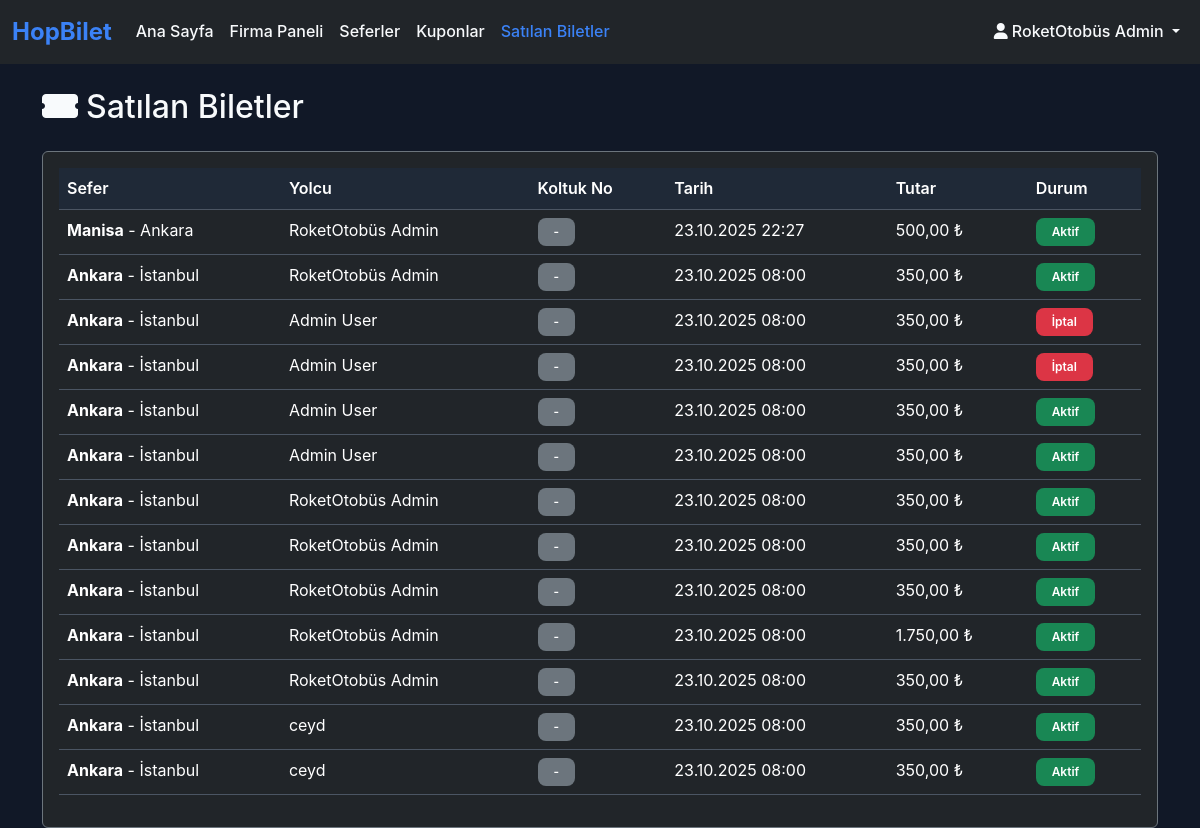
The app's page /company/company_tickets.php (signed in), older data.
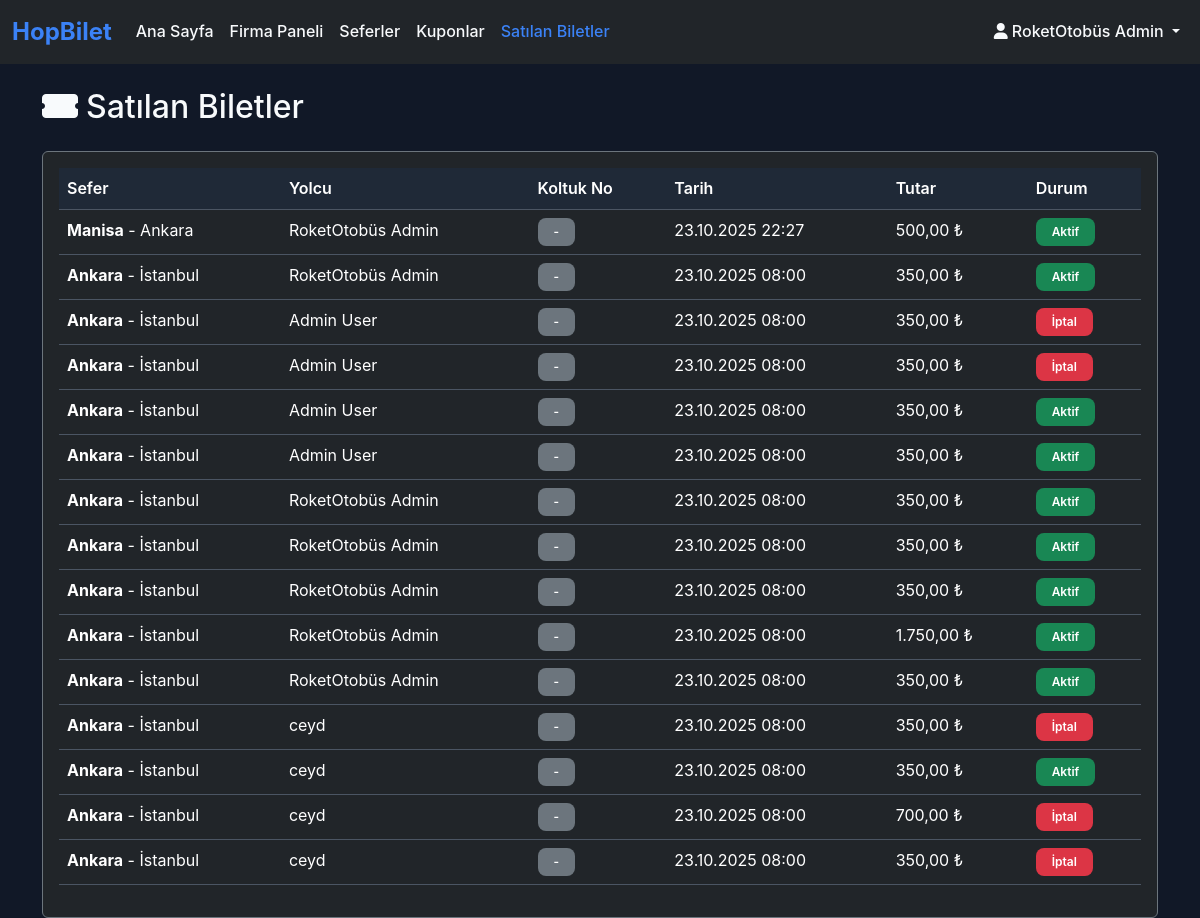
The same page, newer data.
### tables this page shows
CREATE TABLE tickets (
            id INTEGER PRIMARY KEY AUTOINCREMENT,
            trip_id INTEGER NOT NULL,
            user_id INTEGER NOT NULL,
            status TEXT DEFAULT 'active' CHECK(status IN ('active', 'cancelled', 'expired')),
            total_price DECIMAL(10,2) NOT NULL,
            created_at DATETIME DEFAULT CURRENT_TIMESTAMP,
            FOREIGN KEY (trip_id) REFERENCES trips(id),
            FOREIGN KEY (user_id) REFERENCES users(id)
        );

CREATE TABLE trips (
            id INTEGER PRIMARY KEY AUTOINCREMENT,
            company_id INTEGER NOT NULL,
            destination_city VARCHAR(50) NOT NULL,
            departure_city VARCHAR(50) NOT NULL,
            departure_time DATETIME NOT NULL,
            arrival_time DATETIME NOT NULL,
            price DECIMAL(10,2) NOT NULL,
            capacity INTEGER DEFAULT 45,
            created_date DATETIME DEFAULT CURRENT_TIMESTAMP,
            FOREIGN KEY (company_id) REFERENCES bus_companies(id)
        );

CREATE TABLE users (
            id INTEGER PRIMARY KEY AUTOINCREMENT,
            full_name VARCHAR(100) NOT NULL,
            email VARCHAR(100) UNIQUE NOT NULL,
            role TEXT DEFAULT 'user' CHECK(role IN ('user', 'company', 'admin')),
            password VARCHAR(255) NOT NULL,
            company_id INTEGER,
            balance DECIMAL(10,2) DEFAULT 0.00,
            created_at DATETIME DEFAULT CURRENT_TIMESTAMP,
            FOREIGN KEY (company_id) REFERENCES bus_companies(id)
        );

### includes/functions.php (called while the page is built, shortened)
<?php
function h($string) {
    return htmlspecialchars($string ?? '', ENT_QUOTES, 'UTF-8');
}
function formatDate($date, $format = 'd.m.Y H:i') {
    return date($format, strtotime($date));
}
function formatPrice($price) {
    $normalizedPrice = is_numeric($price) ? (float)$price : 0.0;
    return number_format($normalizedPrice, 2, ',', '.') . ' ₺';
}
?>

### company/company_tickets.php (the view, shortened to what this page needs)
<?php
require_once '../config/database.php';
require_once '../includes/functions.php';
$company_id = $_SESSION['company_id'];
$stmt = $pdo->prepare("
    SELECT t.id, t.trip_id, t.user_id, t.status, t.total_price,
           tr.departure_city, tr.destination_city, tr.departure_time, tr.capacity,
           u.full_name as passenger_name
    FROM tickets t
    JOIN trips tr ON t.trip_id = tr.id
    JOIN users u ON t.user_id = u.id
    WHERE tr.company_id = ?
    ORDER BY tr.departure_time DESC
");
$stmt->execute([$company_id]);
$tickets = $stmt->fetchAll();
?>
<!DOCTYPE html>
<html lang="tr">
<head>
    <link href="https://cdn.jsdelivr.net/npm/bootstrap@5.3.0/dist/css/bootstrap.min.css" rel="stylesheet">
    <link href="https://cdnjs.cloudflare.com/ajax/libs/font-awesome/6.0.0/css/all.min.css" rel="stylesheet">
    <link href="../assets/css/style.css" rel="stylesheet">
</head>
<body class="dark-theme">
    <?php require_once '../includes/company_navbar.php'; ?>
    <div class="container mt-4">
        <h2 class="text-white mb-4">
            <i class="fas fa-ticket-alt me-2"></i>Satılan Biletler
        </h2>
        <div class="card bg-dark border-secondary">
            <div class="card-body">
                <?php if (empty($tickets)): ?>
                    <div class="text-center py-4">
                        <i class="fas fa-ticket-alt fa-3x text-muted mb-3"></i>
                        <h5 class="text-white">Henüz Satılan Bilet Bulunmuyor</h5>
                    </div>
                <?php else: ?>
                    <div class="table-responsive">
                        <table class="table table-dark table-hover">
                            <thead>
                                <tr>
                                    <th>Sefer</th>
                                    <th>Yolcu</th>
                                    <th>Koltuk No</th>
                                    <th>Tarih</th>
                                    <th>Tutar</th>
                                    <th>Durum</th>
                                </tr>
                            </thead>
                            <tbody>
                                <?php foreach ($tickets as $ticket): ?>
                                    <tr>
                                        <td>
                                            <strong><?php echo h($ticket['departure_city']); ?></strong> -
                                            <?php echo h($ticket['destination_city']); ?>
                                        </td>
                                        <td><?php echo h($ticket['passenger_name']); ?></td>
                                        <td>
                                            <span class="badge bg-secondary">-</span>
                                        </td>
                                        <td><?php echo formatDate($ticket['departure_time']); ?></td>
                                        <td><?php echo formatPrice($ticket['total_price']); ?></td>
                                        <td>
                                            <?php
                                            $status_class = $ticket['status'] == 'active' ? 'success' : 'danger';
                                            $status_text = $ticket['status'] == 'active' ? 'Aktif' : 'İptal';
                                            ?>
                                            <span class="badge bg-<?php echo $status_class; ?>">
                                                <?php echo $status_text; ?>
                                            </span>
                                        </td>
                                    </tr>
                                <?php endforeach; ?>
                            </tbody>
                        </table>
                    </div>
                <?php endif; ?>
            </div>
        </div>
    </div>
</body>
</html>

Row changes from the older to the newer data that the page shows:
changed tickets (number 12 of 15 on the later page): status "Aktif" → "İptal"
added tickets: trip.departure_city "Ankara", trip.destination_city "İstanbul", user.full_name "ceyd", trip.departure_time "23.10.2025 08:00", total_price "700,00 ₺", status "İptal"
added tickets: trip.departure_city "Ankara", trip.destination_city "İstanbul", user.full_name "ceyd", trip.departure_time "23.10.2025 08:00", total_price "350,00 ₺", status "İptal"
